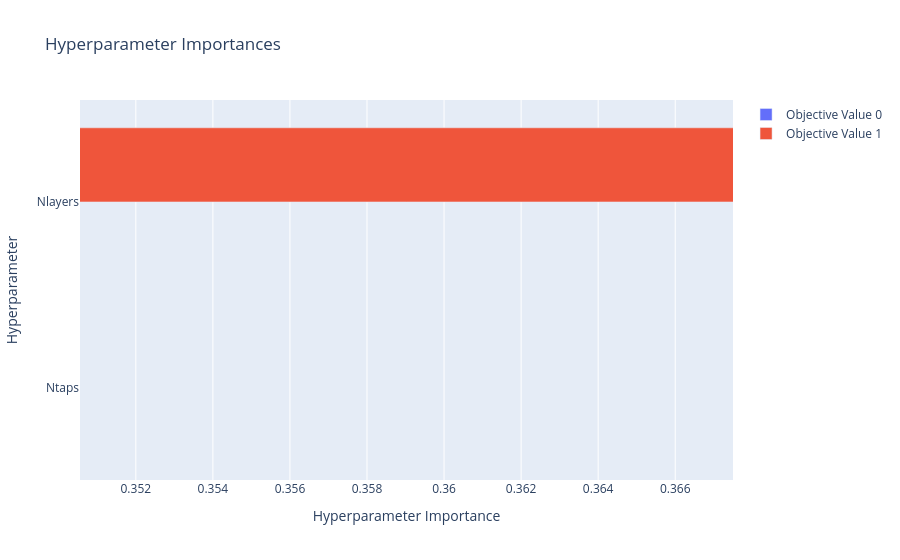

This figure's notebook cell:
### Code cell
optuna.visualization.plot_param_importances(study_ILA)

### Figure 1 — Plotly figure (JSON) as saved in the notebook; plotly's stock layout.template omitted (floating-point values rounded to 4 significant figures)
{"data": [{"cliponaxis": false, "hovertemplate": ["Ntaps (IntDistribution): 0.017999785864326313<extra></extra>", "Nlayers (IntDistribution): 0.021837262784073115<extra></extra>", "N1 (IntDistribution): 0.08185474875344845<extra></extra>", "N2 (IntDistribution): 0.08360236864587561<extra></extra>", "N3 (IntDistribution): 0.2271434619033816<extra></extra>", "K (IntDistribution): 0.567562372048895<extra></extra>"], "name": "Objective Value 0", "orientation": "h", "text": ["0.02", "0.02", "0.08", "0.08", "0.23", "0.57"], "textposition": "outside", "type": "bar", "x": [0.018, 0.02184, 0.08185, 0.0836, 0.2271, 0.5676], "y": ["Ntaps", "Nlayers", "N1", "N2", "N3", "K"]}, {"cliponaxis": false, "hovertemplate": ["K (IntDistribution): 0.003415442013528757<extra></extra>", "N3 (IntDistribution): 0.00780140008136236<extra></extra>", "Ntaps (IntDistribution): 0.008231058223818548<extra></extra>", "N2 (IntDistribution): 0.18486908360451407<extra></extra>", "N1 (IntDistribution): 0.35431900135553096<extra></extra>", "Nlayers (IntDistribution): 0.44136401472124515<extra></extra>"], "name": "Objective Value 1", "orientation": "h", "text": ["<0.01", "<0.01", "<0.01", "0.18", "0.35", "0.44"], "textposition": "outside", "type": "bar", "x": [0.003415, 0.007801, 0.008231, 0.1849, 0.3543, 0.4414], "y": ["K", "N3", "Ntaps", "N2", "N1", "Nlayers"]}], "layout": {"autosize": true, "title": {"text": "Hyperparameter Importances"}, "xaxis": {"autorange": false, "range": [0.3506, 0.3675], "title": {"text": "Hyperparameter Importance"}, "type": "linear"}, "yaxis": {"autorange": false, "range": [-0.5, 1.55], "title": {"text": "Hyperparameter"}, "type": "category"}}}
